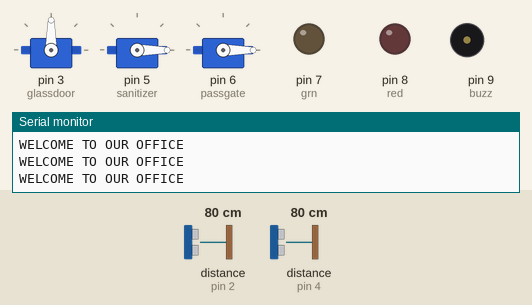
Recording of a sketch running on a simulated Arduino Uno, built with avr-gcc and run on an emulated ATmega328P. Shown: 3 × servo, output pins drawn as LEDs (lit = HIGH), buzzer (waves = sounding, pin HIGH), the last lines printed to the serial monitor. Wiring (inferred from the names in the program): 2 × ultrasonic range finder: trigger pin 2, echo pin 2 / trigger pin 4, echo pin 4. The test bench sets the inputs (shaded band); at power-on: distance to the obstacle (sensors on pin 4, pin 2) 80 cm. The echo pulse lasts 58.3 µs per cm.

Above: at 1.2 s.
1.3 s: distance to the obstacle (sensor on pin 4) set to 55 cm
2.8 s: distance to the obstacle (sensor on pin 4) set to 46 cm
At 3.5 s:
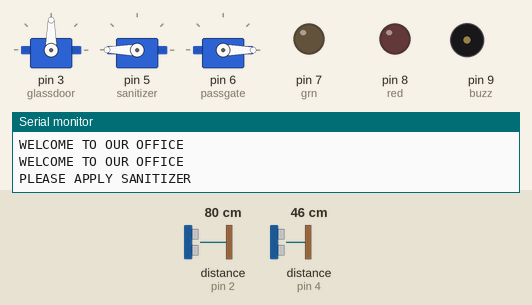
At 12.0 s:
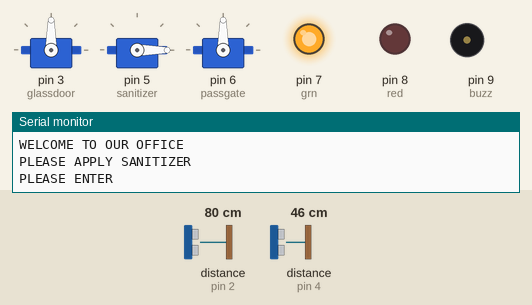
Timing chart, 0 to 13.8 s (numbered marks = the images above; inputs shaded):
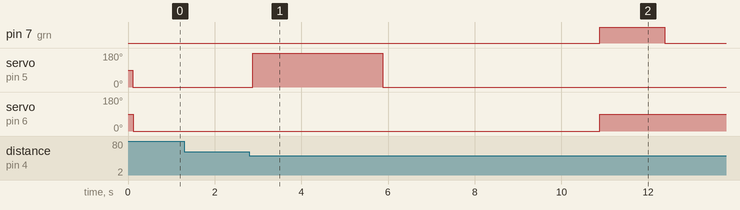

The sketch:

OfficeCare.ino
```cpp
// DLITHE INTERNSHIP PROGRAM
// TINKERCAD CIRCUIT FOR OFFICE CARE SYSTEM USING IoT SOLUTIONS

#define sig1 2
#define sig2 4
#define grn 7
#define red 8
#define buzz 9
#include<Servo.h>
Servo glassdoor; //Glass door at the entrance
Servo sanitizer; //Sanitizer Dispenser machine
Servo passgate; //Passgate after applying sanitizer

long dur1, dis1;
long dur2, dis2;

void setup()
{
  pinMode(grn,OUTPUT);
  pinMode(red,OUTPUT);
  pinMode(buzz,OUTPUT);
  glassdoor.attach(3);
  sanitizer.attach(5);
  passgate.attach(6);
  Serial.begin(9600);
}

void loop()
{
  // Ultrasonic sensor used for controlling Glass Door

  pinMode(sig1, OUTPUT);
  digitalWrite(sig1, LOW);
  delayMicroseconds(2);
  digitalWrite(sig1, HIGH);
  delayMicroseconds(3);
  digitalWrite(sig1, LOW);

  pinMode(sig1, INPUT);
  dur1 = pulseIn(sig1, HIGH);

  dis1 = dur1 / 29 / 2;     // In order to find distance of the incoming object,
                 // We need to calculate half of the distance travelled by the signal
                // Speed of sound is 29 ms per cm (340 m/s)
  delay(100);

  // Operation of the Glass Door

  if(dis1 <=120) // Incoming object at less than a certain distance is detected to avoid stray operation
  {
    glassdoor.write(90); // Door opens
    Serial.println("WELCOME TO OUR OFFICE");
  }
  else
  {
    glassdoor.write(0); // Door returns to original position
  }


  // Ultrasonic sensor used for Sanitizer dispenser

  pinMode(sig2, OUTPUT);
  digitalWrite(sig2, LOW);
  delayMicroseconds(2);
  digitalWrite(sig2, HIGH);
  delayMicroseconds(5);
  digitalWrite(sig2, LOW);

  pinMode(sig2, INPUT);
  dur2 = pulseIn(sig2, HIGH);

  dis2 = dur2 / 29 / 2;

  // Operation of the Sanitizer Dispenser

  sanitizer.write(0); // Initial position of the dispenser motor
  if(dis2 <= 50)
  {
    sanitizer.write(180); // One full rotation to dispense sanitizer
    Serial.println("PLEASE APPLY SANITIZER");
    delay(3000);
    sanitizer.write(0); // Back to original position
    delay(2000);
  }
  else
  {
    sanitizer.write(0);
    delay(10);
  }

  // Passgate control

  passgate.write(0); // Initial position of the passgate
  if(dis2 <=50)
  {
    delay(3000);
    passgate.write(90);
    Serial.println("PLEASE ENTER");

    digitalWrite(red,LOW); // RED LED is OFF
    digitalWrite(buzz,LOW); // BUZZER is OFF

    // GREEN LED blinks thrice to indicate the passgate opening
      digitalWrite(grn,HIGH); // Blink 1
      delay(1500);
      digitalWrite(grn,LOW);
      delay(1500);
      digitalWrite(grn,HIGH); // Blink 2
      delay(1500);
      digitalWrite(grn,LOW);
      delay(1500);
      digitalWrite(grn,HIGH); // Blink 3
      delay(1500);
      digitalWrite(grn,LOW);
      delay(1000);

      passgate.write(0);
      digitalWrite(grn,LOW);
      digitalWrite(red,HIGH); // RED LED turns ON
      digitalWrite(buzz,HIGH); // Long buzz to indicate the closure of the passgate
      Serial.println("GATE IS CLOSING!");
      delay(1000);
  }
}
```

Measured:
- the behaviour switches between 51 and 50 cm on distance to the obstacle (sensor on pin 4) (found by bisection; images 0 and 1)
- after the input at 2.8 s, pin 7 (grn): LOW → HIGH after 8.1 s, → LOW 1.5 s later; servo on pin 5 (sanitizer): 0° → 180° after 0.08 s, → 0° 3.0 s later; servo on pin 6 (passgate): 0° → 90° after 8.1 s
